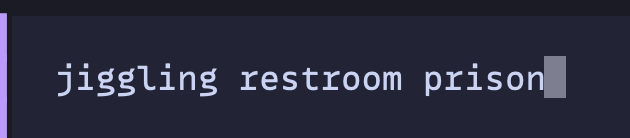
#> input picture application/packages/ai/test/fixtures/media/restroom.png, 630 x 138 px
$ python gg_metrics.py ../../../../../../../../application/packages/ai/test/fixtures/media/restroom.png
#> lines starting #> are read from the running program, lines starting #| are printed output that depends on the picture; after the words box and inside, x2 and y2 are one past the last pixel; in counts of white or black regions, pixels touching at a corner belong together
#!/usr/bin/env python3
"""Numeric look of a screenshot: how a model without eyes judges an image. numpy + pillow only.

  gg_metrics.py IMAGE [--targets FILE.json] [--block K] [--json]     exit 0 pass, 1 out of target, 2 refused

All values are 0..1 on the ENCODED 8-bit sRGB pixels (display referred, after tonemapping):
  luma_p1/p5/p50/p95/p99/mean/std   Y = 0.2126 R + 0.7152 G + 0.0722 B
  sat_mean, sat_p95                 HSV saturation (max-min)/max over pixels with max >= 0.08
  clip_black                        fraction with Y <= 2/255
  clip_white                        fraction with min(R,G,B) >= 250/255
  hist16                            16-bin luma histogram (fractions)
  mean_rgb, unique_colors (cap 65536), flat_fraction (pixel equals right AND down neighbour),
  local_contrast (mean |dY| to right/down), grid_integrity (fraction of KxK blocks that are one colour; --block K, else null)
Targets: {"luma_p50": [0.3, 0.5], "clip_black": [null, 0.01]}; null end = open. Hard failures regardless of targets:
luma_std < 0.01 (blank frame) or clip_black > 0.5 (black frame).
"""
import argparse
import json
import sys

import numpy as np
from PIL import Image

UNIQUE_CAP = 65536
DEFAULT_TOL = 0.01
CHANGED_THRESH = 2  # a pixel counts as changed when any channel differs by more than 2/255


class Refused(Exception):
    pass


def load_rgb(path):
    im = Image.open(path)
    if im.mode in ("I", "I;16", "I;16B", "I;16L", "F"):
        raise Refused("%s: %s image (16/32-bit); expected 8-bit RGB" % (path, im.mode))
    if im.mode == "RGBA":
        a = np.asarray(im)[..., 3]
        if a.min() != 255:
            raise Refused("%s: RGBA with transparent pixels; expected an opaque screenshot" % path)
    elif im.mode == "P":
        im = im.convert("RGB")
    elif im.mode == "L":
        im = im.convert("RGB")
    elif im.mode != "RGB":
        raise Refused("%s: unsupported mode %s" % (path, im.mode))
    return np.asarray(im.convert("RGB"), dtype=np.uint8)


def measure(rgb, block=None):
    h, w, _ = rgb.shape
    f = rgb.astype(np.float64) / 255.0
    y = 0.2126 * f[..., 0] + 0.7152 * f[..., 1] + 0.0722 * f[..., 2]
    mx, mn = f.max(axis=2), f.min(axis=2)
    lit = mx >= 0.08
    sat = np.where(lit, (mx - mn) / np.maximum(mx, 1e-9), 0.0)
    sv = sat[lit]
    pct = np.percentile(y, [1, 5, 50, 95, 99])
    hist = np.histogram(y, bins=16, range=(0.0, 1.0))[0] / y.size
    packed = (rgb[..., 0].astype(np.uint32) << 16) | (rgb[..., 1].astype(np.uint32) << 8) | rgb[..., 2]
    uniq = int(min(np.unique(packed).size, UNIQUE_CAP))
    same_r = np.all(rgb[:-1, :-1] == rgb[:-1, 1:], axis=2)
    same_d = np.all(rgb[:-1, :-1] == rgb[1:, :-1], axis=2)
    flat = float(np.mean(same_r & same_d)) if h > 1 and w > 1 else 1.0
    lc = float((np.abs(np.diff(y, axis=1)).mean() + np.abs(np.diff(y, axis=0)).mean()) / 2) if h > 1 and w > 1 else 0.0
    grid = None
    if block and block > 1:
        bh, bw = h // block, w // block
        b = rgb[: bh * block, : bw * block].reshape(bh, block, bw, block, 3)
        grid = float(np.mean(np.all(b == b[:, :1, :, :1, :], axis=(1, 3, 4))))
    return {
        "size": [w, h],
        "luma_p1": float(pct[0]), "luma_p5": float(pct[1]), "luma_p50": float(pct[2]),
        "luma_p95": float(pct[3]), "luma_p99": float(pct[4]),
        "luma_mean": float(y.mean()), "luma_std": float(y.std()),
        "sat_mean": float(sv.mean()) if sv.size else 0.0,
        "sat_p95": float(np.percentile(sv, 95)) if sv.size else 0.0,
        "clip_black": float(np.mean(y <= 2 / 255)),
        "clip_white": float(np.mean(mn >= 250 / 255)),
        "hist16": [float(v) for v in hist],
        "mean_rgb": [float(f[..., i].mean()) for i in range(3)],
        "unique_colors": uniq, "flat_fraction": flat, "local_contrast": lc, "grid_integrity": grid,
    }


def hard_failures(m, expect_size=None):
    out = []
    if m["luma_std"] < 0.01:
        out.append({"metric": "luma_std", "value": m["luma_std"], "range": [0.01, None], "direction": "low",
                    "hint": "blank frame: nothing is lit or visible; check camera position/look_at, lights and that the scene loaded (read the log)"})
    if m["clip_black"] > 0.5:
        out.append({"metric": "clip_black", "value": m["clip_black"], "range": [None, 0.5], "direction": "high",
                    "hint": "more than half the frame is black: camera inside geometry, no light, or a shader failed"})
    if expect_size and list(expect_size) != m["size"]:
        out.append({"metric": "size", "value": m["size"], "range": list(expect_size), "direction": "mismatch",
                    "hint": "image is %dx%d but %dx%d was requested" % (m["size"][0], m["size"][1], expect_size[0], expect_size[1])})
    return out


def validate_targets(targets):
    """Refuse malformed targets before any engine run: {metric: [lo, hi]} with lo <= hi, null = open."""
    for k, rng in (targets or {}).items():
        if k.startswith("_"):
            continue
        if not (isinstance(rng, list) and len(rng) == 2 and all(x is None or (isinstance(x, (int, float)) and not isinstance(x, bool)) for x in rng)):
            raise Refused("target '%s' must be [lo, hi] (null = open end), got %r" % (k, rng))
        if rng[0] is not None and rng[1] is not None and rng[0] > rng[1]:
            raise Refused("target '%s' has lo %s > hi %s" % (k, rng[0], rng[1]))


def compare_targets(m, targets, tol=DEFAULT_TOL, fix_hints=None):
    """targets {metric: [lo, hi]} -> list of failures {metric, value, range, direction, hint}."""
    validate_targets(targets)
    fix_hints = fix_hints or {}
    fails = []
    for name, rng in (targets or {}).items():
        if name.startswith("_") or rng is None:
            continue
        if name not in m:
            raise Refused("unknown metric '%s' in targets" % name)
        v = m[name]
        if v is None:
            continue  # e.g. grid_integrity without --block: not measured
        lo, hi = rng
        d = None
        if lo is not None and v < lo - tol:
            d = "low"
        elif hi is not None and v > hi + tol:
            d = "high"
        if d:
            hint = (fix_hints.get(name) or {}).get(d) or "%s is %s: %.4f not in [%s, %s]" % (name, d, v, lo, hi)
            fails.append({"metric": name, "value": v, "range": [lo, hi], "direction": d, "hint": hint})
    return fails


def compare_images(a, b, expect, min_delta=0.05):
    """(ok, detail) for a deliberate change. a, b are metric dicts from measure() plus 'rgb' arrays under key '_rgb'."""
    ma, mb = a, b
    dp50 = mb["luma_p50"] - ma["luma_p50"]
    dsat = mb["sat_mean"] - ma["sat_mean"]
    if a["_rgb"].shape != b["_rgb"].shape:
        raise Refused("size mismatch: A is %dx%d, B is %dx%d" % (a["size"][0], a["size"][1], b["size"][0], b["size"][1]))
    delta = np.abs(a["_rgb"].astype(np.int16) - b["_rgb"].astype(np.int16))
    diff = float(delta.mean() / 255.0)
    changed = float(np.mean(delta.max(axis=2) > CHANGED_THRESH))
    dmean = mb["luma_mean"] - ma["luma_mean"]
    def tint(k):
        r = lambda m: m["mean_rgb"][k] - np.mean([m["mean_rgb"][i] for i in range(3) if i != k])
        return r(mb) - r(ma)
    table = {
        "brighter": (dp50 >= min_delta or dmean >= min_delta, "p50 delta %+.4f, mean delta %+.4f (need one >= %.3f); changed pixels %.1f%%" % (dp50, dmean, min_delta, changed * 100)),
        "darker": (-dp50 >= min_delta or -dmean >= min_delta, "p50 delta %+.4f, mean delta %+.4f (need one <= -%.3f); changed pixels %.1f%%" % (dp50, dmean, min_delta, changed * 100)),
        "more-saturated": (dsat >= min_delta, "sat_mean delta %+.4f (need >= %.3f)" % (dsat, min_delta)),
        "less-saturated": (-dsat >= min_delta, "sat_mean delta %+.4f (need <= -%.3f)" % (dsat, min_delta)),
        "different": (changed >= 0.01, "%.2f%% of pixels changed (need >= 1%%); mean abs diff %.4f" % (changed * 100, diff)),
        "same": (changed <= 0.001, "%.3f%% of pixels changed (need <= 0.1%%); mean abs diff %.4f" % (changed * 100, diff)),
    }
    for k, name in enumerate("rgb"):
        t = tint(k)
        table["tint-" + name] = (t >= min_delta, "%s-dominance delta %+.4f (need >= %.3f)" % (name, t, min_delta))
    if expect not in table:
        raise Refused("unknown expectation '%s'; choose from %s" % (expect, ", ".join(sorted(table))))
    return table[expect]


def main(argv=None):
    ap = argparse.ArgumentParser(description=__doc__.split("\n")[0])
    ap.add_argument("image")
    ap.add_argument("--targets")
    ap.add_argument("--block", type=int)
    ap.add_argument("--tol", type=float, default=DEFAULT_TOL)
    ap.add_argument("--json", action="store_true")
    a = ap.parse_args(argv)
    try:
        m = measure(load_rgb(a.image), a.block)
#> in load_rgb, im is the input picture: PIL image 630x138 RGBA; mean R, G, B, A 42.4, 44.3, 61.7, 255
#> in load_rgb, `a = np.asarray(im)[..., 3]`: a: shape (138, 630); every value is 255
#> in measure, `h, w, _ = rgb.shape`: h = 138; w = 630
#> in measure, `y = 0.2126 * f[..., 0] + 0.7152 * f[..., 1] + 0.0722 * f[..., 2]`:
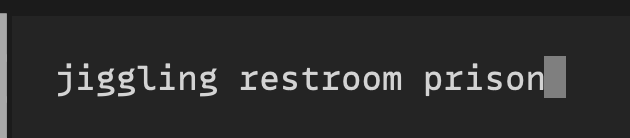
#> y: shape (138, 630) float64; min 0.108, max 0.829, mean 0.177
#> in measure, `mx, mn = f.max(axis=2), f.min(axis=2)`:
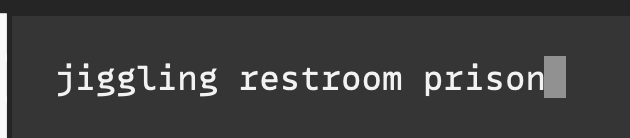
#> mx: shape (138, 630) float64; min 0.145, max 0.973, mean 0.242
#> in measure, `lit = mx >= 0.08`: lit: shape (138, 630) bool; every value is 1
#> in measure, `sat = np.where(lit, (mx - mn) / np.maximum(mx, 1e-9), 0.0)`:
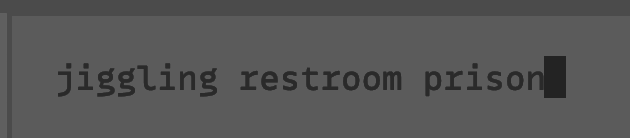
#> sat: shape (138, 630) float64; min 0.138, max 0.377, mean 0.34
#> in measure, `pct = np.percentile(y, [1, 5, 50, 95, 99])`: pct = [0.108, 0.108, 0.144, 0.501, 0.829]
#> in measure, `hist = np.histogram(y, bins=16, range=(0.0, 1.0))[0] / y.size`: hist = [0, 0.123, 0.804, 0.00265, 0.00392, 0.00208, 0.00216, 0.00194, 0.0123, 0.00283, 0.0104, 0.0023, 0.00289, 0.03, 0, 0]
#> in measure, `packed = (rgb[..., 0].astype(np.uint32) << 16) | (rgb[..., 1].astype(n..`:
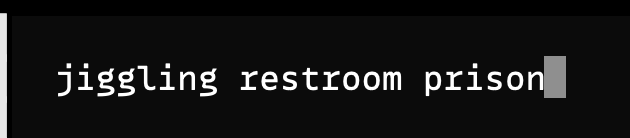
#> packed: shape (138, 630) uint32; min 1710885, max 13292530, mean 2791876.4; drawn with min black and max white
#> in measure, `same_r = np.all(rgb[:-1, :-1] == rgb[:-1, 1:], axis=2)`:
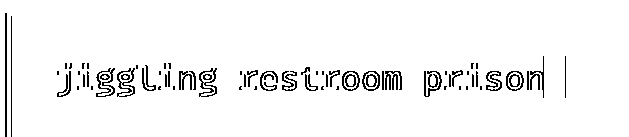
#> same_r: shape (137, 629) bool; 95.5% white; black in thin lines or dots, all inside (x1, y1, x2, y2) = (5, 13, 566, 137)
#> in measure, `same_d = np.all(rgb[:-1, :-1] == rgb[1:, :-1], axis=2)`:
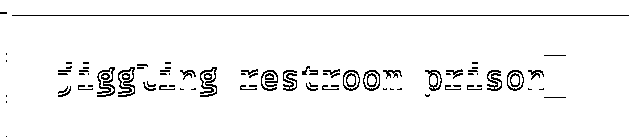
#> same_d: shape (137, 629) bool; 95.6% white; black in thin lines or dots
#> in measure, `flat = float(np.mean(same_r & same_d)) if h > 1 and w > 1 else 1.0`: flat = 0.934
#> in measure, `lc = float((np.abs(np.diff(y, axis=1)).mean() + np.abs(np.diff(y, axis..`: lc = 0.0107
#> m = 18 items
        tg = json.load(open(a.targets)) if a.targets else {}
        fails = hard_failures(m) + compare_targets(m, tg.get("targets", tg), a.tol, tg.get("fix_hints"))
#> after the loop in compare_targets, `for name, rng in (targets or {}).items():`: fails = []
#> fails = []
    except (Refused, OSError, ValueError) as e:
        print("refused: %s" % e, file=sys.stderr)
        return 2
    if a.json:
        print(json.dumps({"metrics": m, "failures": fails}, indent=1))
    else:
        for k, v in m.items():
            if k != "hist16":
                print("%-16s %s" % (k, ("%.4f" % v) if isinstance(v, float) else v))
#> this loop made 18 passes
#> (k, v) on passes 1 to 12: ('size', [630, 138]), ('luma_p1', 0.108), ('luma_p5', 0.108), ('luma_p50', 0.144), ('luma_p95', 0.501), ('luma_p99', 0.829), ('luma_mean', 0.177), ('luma_std', 0.143), ('sat_mean', 0.34), ('sat_p95', 0.358), ('clip_black', 0), ('clip_white', 0)
#> k on pass 13: 'hist16'
#| size             [630, 138]
#| luma_p1          0.1079
#| luma_p5          0.1079
#| luma_p50         0.1443
#| luma_p95         0.5015
#| luma_p99         0.8287
#| luma_mean        0.1770
#| luma_std         0.1434
#> (further printed lines are left out)
        for f in fails:
            print("FAIL %s=%s %s: %s" % (f["metric"], f["value"], f["direction"], f["hint"]))
#> this loop made 0 passes
    return 1 if fails else 0


if __name__ == "__main__":
    sys.exit(main())
#> (the program exits here)
